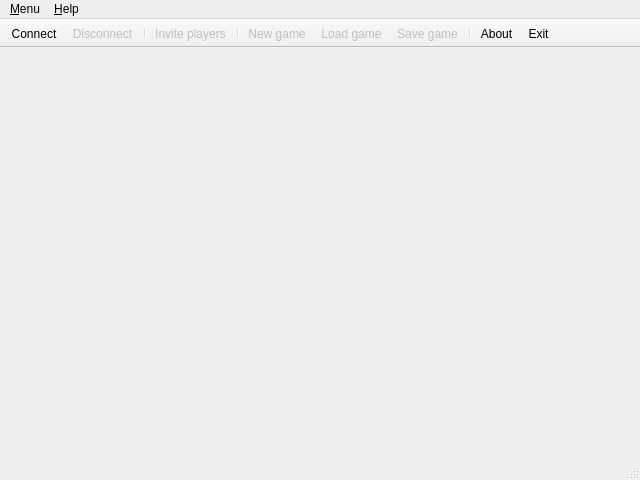
<?xml version="1.0" encoding="UTF-8"?>
<ui version="4.0">
 <class>QMain</class>
 <widget class="QMainWindow" name="QMain">
  <property name="geometry">
   <rect>
    <x>0</x>
    <y>0</y>
    <width>640</width>
    <height>480</height>
   </rect>
  </property>
  <property name="minimumSize">
   <size>
    <width>640</width>
    <height>480</height>
   </size>
  </property>
  <property name="maximumSize">
   <size>
    <width>640</width>
    <height>480</height>
   </size>
  </property>
  <property name="windowTitle">
   <string>Labyrinth2015</string>
  </property>
  <widget class="QWidget" name="centralWidget"/>
  <widget class="QMenuBar" name="menuBar">
   <property name="geometry">
    <rect>
     <x>0</x>
     <y>0</y>
     <width>640</width>
     <height>19</height>
    </rect>
   </property>
   <widget class="QMenu" name="menu_Menu">
    <property name="title">
     <string>&amp;Menu</string>
    </property>
    <addaction name="actionConnect"/>
    <addaction name="actionDisconnect"/>
    <addaction name="separator"/>
    <addaction name="actionInvite_players"/>
    <addaction name="actionNew_game"/>
    <addaction name="actionLoad_game"/>
    <addaction name="actionSave_game"/>
    <addaction name="separator"/>
    <addaction name="actionExit"/>
   </widget>
   <widget class="QMenu" name="menu_Help">
    <property name="title">
     <string>&amp;Help</string>
    </property>
    <addaction name="action_About"/>
    <addaction name="separator"/>
    <addaction name="actionDebug"/>
   </widget>
   <addaction name="menu_Menu"/>
   <addaction name="menu_Help"/>
  </widget>
  <widget class="QStatusBar" name="statusBar"/>
  <widget class="QToolBar" name="toolBar">
   <property name="windowTitle">
    <string>toolBar</string>
   </property>
   <property name="movable">
    <bool>false</bool>
   </property>
   <attribute name="toolBarArea">
    <enum>TopToolBarArea</enum>
   </attribute>
   <attribute name="toolBarBreak">
    <bool>false</bool>
   </attribute>
   <addaction name="actionConnect"/>
   <addaction name="actionDisconnect"/>
   <addaction name="separator"/>
   <addaction name="actionInvite_players"/>
   <addaction name="separator"/>
   <addaction name="actionNew_game"/>
   <addaction name="actionLoad_game"/>
   <addaction name="actionSave_game"/>
   <addaction name="separator"/>
   <addaction name="action_About"/>
   <addaction name="actionExit"/>
  </widget>
  <action name="action_About">
   <property name="icon">
    <iconset resource="images.qrc">
     <normaloff>:/gfx/about.png</normaloff>:/gfx/about.png</iconset>
   </property>
   <property name="text">
    <string>&amp;About</string>
   </property>
  </action>
  <action name="actionInvite_players">
   <property name="enabled">
    <bool>false</bool>
   </property>
   <property name="icon">
    <iconset resource="images.qrc">
     <normaloff>:/gfx/invite.png</normaloff>:/gfx/invite.png</iconset>
   </property>
   <property name="text">
    <string>Invite players</string>
   </property>
  </action>
  <action name="actionNew_game">
   <property name="enabled">
    <bool>false</bool>
   </property>
   <property name="icon">
    <iconset resource="images.qrc">
     <normaloff>:/gfx/new.png</normaloff>:/gfx/new.png</iconset>
   </property>
   <property name="text">
    <string>New game</string>
   </property>
  </action>
  <action name="actionLoad_game">
   <property name="enabled">
    <bool>false</bool>
   </property>
   <property name="icon">
    <iconset resource="images.qrc">
     <normaloff>:/gfx/load.png</normaloff>:/gfx/load.png</iconset>
   </property>
   <property name="text">
    <string>Load game</string>
   </property>
  </action>
  <action name="actionSave_game">
   <property name="enabled">
    <bool>false</bool>
   </property>
   <property name="icon">
    <iconset resource="images.qrc">
     <normaloff>:/gfx/save.png</normaloff>:/gfx/save.png</iconset>
   </property>
   <property name="text">
    <string>Save game</string>
   </property>
  </action>
  <action name="actionExit">
   <property name="text">
    <string>&amp;Exit</string>
   </property>
  </action>
  <action name="actionConnect">
   <property name="icon">
    <iconset resource="images.qrc">
     <normaloff>:/gfx/connect.png</normaloff>:/gfx/connect.png</iconset>
   </property>
   <property name="text">
    <string>&amp;Connect</string>
   </property>
  </action>
  <action name="actionDisconnect">
   <property name="enabled">
    <bool>false</bool>
   </property>
   <property name="icon">
    <iconset resource="images.qrc">
     <normaloff>:/gfx/disconnect.png</normaloff>:/gfx/disconnect.png</iconset>
   </property>
   <property name="text">
    <string>Disconnect</string>
   </property>
  </action>
  <action name="actionDebug">
   <property name="text">
    <string>Debug</string>
   </property>
  </action>
 </widget>
 <layoutdefault spacing="6" margin="11"/>
 <resources>
  <include location="images.qrc"/>
 </resources>
 <connections>
  <connection>
   <sender>actionExit</sender>
   <signal>triggered()</signal>
   <receiver>QMain</receiver>
   <slot>close()</slot>
   <hints>
    <hint type="sourcelabel">
     <x>-1</x>
     <y>-1</y>
    </hint>
    <hint type="destinationlabel">
     <x>299</x>
     <y>299</y>
    </hint>
   </hints>
  </connection>
  <connection>
   <sender>action_About</sender>
   <signal>triggered()</signal>
   <receiver>QMain</receiver>
   <slot>handleShowHelp()</slot>
   <hints>
    <hint type="sourcelabel">
     <x>-1</x>
     <y>-1</y>
    </hint>
    <hint type="destinationlabel">
     <x>299</x>
     <y>299</y>
    </hint>
   </hints>
  </connection>
  <connection>
   <sender>actionInvite_players</sender>
   <signal>triggered()</signal>
   <receiver>QMain</receiver>
   <slot>handleShowInvite()</slot>
   <hints>
    <hint type="sourcelabel">
     <x>-1</x>
     <y>-1</y>
    </hint>
    <hint type="destinationlabel">
     <x>299</x>
     <y>299</y>
    </hint>
   </hints>
  </connection>
  <connection>
   <sender>actionLoad_game</sender>
   <signal>triggered()</signal>
   <receiver>QMain</receiver>
   <slot>handleShowLoadGame()</slot>
   <hints>
    <hint type="sourcelabel">
     <x>-1</x>
     <y>-1</y>
    </hint>
    <hint type="destinationlabel">
     <x>299</x>
     <y>299</y>
    </hint>
   </hints>
  </connection>
  <connection>
   <sender>actionSave_game</sender>
   <signal>triggered()</signal>
   <receiver>QMain</receiver>
   <slot>handleShowSaveGame()</slot>
   <hints>
    <hint type="sourcelabel">
     <x>-1</x>
     <y>-1</y>
    </hint>
    <hint type="destinationlabel">
     <x>299</x>
     <y>299</y>
    </hint>
   </hints>
  </connection>
  <connection>
   <sender>actionNew_game</sender>
   <signal>triggered()</signal>
   <receiver>QMain</receiver>
   <slot>handleShowNewGame()</slot>
   <hints>
    <hint type="sourcelabel">
     <x>-1</x>
     <y>-1</y>
    </hint>
    <hint type="destinationlabel">
     <x>299</x>
     <y>299</y>
    </hint>
   </hints>
  </connection>
  <connection>
   <sender>actionConnect</sender>
   <signal>triggered()</signal>
   <receiver>QMain</receiver>
   <slot>handleShowConnect()</slot>
   <hints>
    <hint type="sourcelabel">
     <x>-1</x>
     <y>-1</y>
    </hint>
    <hint type="destinationlabel">
     <x>399</x>
     <y>362</y>
    </hint>
   </hints>
  </connection>
  <connection>
   <sender>actionDisconnect</sender>
   <signal>triggered()</signal>
   <receiver>QMain</receiver>
   <slot>handleDisconnect()</slot>
   <hints>
    <hint type="sourcelabel">
     <x>-1</x>
     <y>-1</y>
    </hint>
    <hint type="destinationlabel">
     <x>319</x>
     <y>239</y>
    </hint>
   </hints>
  </connection>
  <connection>
   <sender>actionDebug</sender>
   <signal>triggered()</signal>
   <receiver>QMain</receiver>
   <slot>debugToggle()</slot>
   <hints>
    <hint type="sourcelabel">
     <x>-1</x>
     <y>-1</y>
    </hint>
    <hint type="destinationlabel">
     <x>319</x>
     <y>239</y>
    </hint>
   </hints>
  </connection>
 </connections>
 <slots>
  <slot>handleShowHelp()</slot>
  <slot>handleShowInvite()</slot>
  <slot>handleShowNewGame()</slot>
  <slot>handleShowLoadGame()</slot>
  <slot>handleShowSaveGame()</slot>
  <slot>handleShowConnect()</slot>
  <slot>handleDisconnect()</slot>
  <slot>debugToggle()</slot>
 </slots>
</ui>
